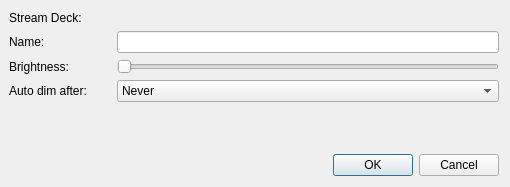
<?xml version="1.0" encoding="UTF-8"?>
<ui version="4.0">
 <class>Dialog</class>
 <widget class="QDialog" name="Dialog">
  <property name="windowModality">
   <enum>Qt::ApplicationModal</enum>
  </property>
  <property name="geometry">
   <rect>
    <x>0</x>
    <y>0</y>
    <width>510</width>
    <height>187</height>
   </rect>
  </property>
  <property name="sizePolicy">
   <sizepolicy hsizetype="Expanding" vsizetype="Expanding">
    <horstretch>0</horstretch>
    <verstretch>0</verstretch>
   </sizepolicy>
  </property>
  <property name="windowTitle">
   <string>Dialog</string>
  </property>
  <layout class="QVBoxLayout" name="verticalLayout">
   <property name="leftMargin">
    <number>9</number>
   </property>
   <item>
    <layout class="QVBoxLayout" name="verticalLayout_2">
     <item>
      <layout class="QFormLayout" name="formLayout">
       <property name="horizontalSpacing">
        <number>30</number>
       </property>
       <property name="verticalSpacing">
        <number>6</number>
       </property>
       <item row="0" column="0">
        <widget class="QLabel" name="label">
         <property name="text">
          <string>Stream Deck:</string>
         </property>
        </widget>
       </item>
       <item row="0" column="1">
        <widget class="QLabel" name="label_streamdeck">
         <property name="text">
          <string/>
         </property>
        </widget>
       </item>
       <item row="1" column="0">
        <widget class="QLabel" name="label_3">
         <property name="text">
          <string>Name:</string>
         </property>
        </widget>
       </item>
       <item row="1" column="1">
        <widget class="QLineEdit" name="name"/>
       </item>
       <item row="2" column="0">
        <widget class="QLabel" name="label_brightness">
         <property name="text">
          <string>Brightness:</string>
         </property>
        </widget>
       </item>
       <item row="2" column="1">
        <widget class="QSlider" name="brightness">
         <property name="orientation">
          <enum>Qt::Horizontal</enum>
         </property>
        </widget>
       </item>
       <item row="3" column="0">
        <widget class="QLabel" name="label_dim">
         <property name="text">
          <string>Auto dim after:</string>
         </property>
        </widget>
       </item>
       <item row="3" column="1">
        <widget class="QComboBox" name="dim">
         <property name="currentText">
          <string>Never</string>
         </property>
         <item>
          <property name="text">
           <string>Never</string>
          </property>
         </item>
         <item>
          <property name="text">
           <string>1 minute</string>
          </property>
         </item>
         <item>
          <property name="text">
           <string>2 minutes</string>
          </property>
         </item>
         <item>
          <property name="text">
           <string>3 minutes</string>
          </property>
         </item>
         <item>
          <property name="text">
           <string>4 minutes</string>
          </property>
         </item>
         <item>
          <property name="text">
           <string>5 minutes</string>
          </property>
         </item>
         <item>
          <property name="text">
           <string>10 minutes</string>
          </property>
         </item>
         <item>
          <property name="text">
           <string>15 minutes</string>
          </property>
         </item>
         <item>
          <property name="text">
           <string>30 minutes</string>
          </property>
         </item>
         <item>
          <property name="text">
           <string>1 hour</string>
          </property>
         </item>
        </widget>
       </item>
      </layout>
     </item>
    </layout>
   </item>
   <item>
    <widget class="QDialogButtonBox" name="buttonBox">
     <property name="orientation">
      <enum>Qt::Horizontal</enum>
     </property>
     <property name="standardButtons">
      <set>QDialogButtonBox::Cancel|QDialogButtonBox::Ok</set>
     </property>
     <property name="centerButtons">
      <bool>false</bool>
     </property>
    </widget>
   </item>
  </layout>
 </widget>
 <resources/>
 <connections>
  <connection>
   <sender>buttonBox</sender>
   <signal>accepted()</signal>
   <receiver>Dialog</receiver>
   <slot>accept()</slot>
   <hints>
    <hint type="sourcelabel">
     <x>248</x>
     <y>254</y>
    </hint>
    <hint type="destinationlabel">
     <x>157</x>
     <y>274</y>
    </hint>
   </hints>
  </connection>
  <connection>
   <sender>buttonBox</sender>
   <signal>rejected()</signal>
   <receiver>Dialog</receiver>
   <slot>reject()</slot>
   <hints>
    <hint type="sourcelabel">
     <x>316</x>
     <y>260</y>
    </hint>
    <hint type="destinationlabel">
     <x>286</x>
     <y>274</y>
    </hint>
   </hints>
  </connection>
 </connections>
</ui>
